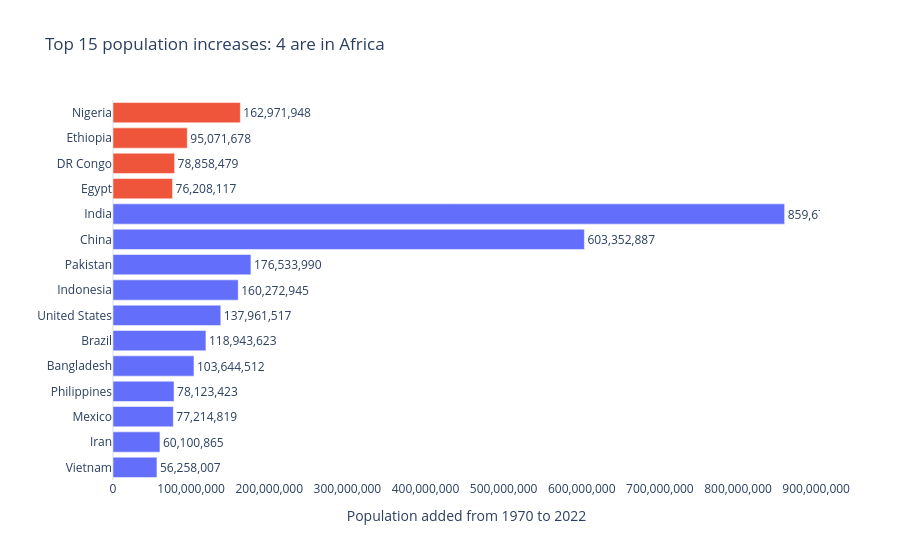

The code cell stored with this chart in its notebook:
### Markdown cell above
**Chart choice & justification:** *Which chart did you choose, and why? Justify design choices.


**I chose a horizontal bar chart because it makes it easy to compare the 15 countries with the largest population increases. Sorting the countries also makes the ranking clear. I used a different colour for African countries so their representation in the top 15 can be seen easily.**

### Code cell
# Q2
# YOUR CODE HERE

q2 = df.copy()

# Calculate population added between 1970 and 2022
q2["People added"] = (
    q2["2022 Population"] -
    q2["1970 Population"]
)

# Select the top 15 countries
q2 = q2.nlargest(15, "People added")

# Sort for the horizontal bar chart
q2 = q2.sort_values("People added")

# Highlight African countries
q2["Group"] = q2["Continent"].apply(
    lambda x: "Africa" if x == "Africa" else "Other continents"
)

africa_count = (q2["Continent"] == "Africa").sum()

fig = px.bar(
    q2,
    x="People added",
    y="Country",
    orientation="h",
    color="Group",
    text="People added",
    title=f"Top 15 population increases: {africa_count} are in Africa"
)

fig.update_traces(
    texttemplate="%{text:,.0f}",
    textposition="outside"
)

fig.update_layout(
    template="plotly_white",
    showlegend=False,
    xaxis_title="Population added from 1970 to 2022",
    yaxis_title=""
)

fig.update_xaxes(
    showgrid=False,
    tickformat=","
)

fig.update_yaxes(showgrid=False)

fig.show()

### Figure 1 — Plotly figure (JSON) as saved in the notebook; plotly's stock layout.template omitted (floating-point values rounded to 4 significant figures)
{"data": [{"hovertemplate": "Group=Other continents<br>People added=%{text}<br>Country=%{y}<extra></extra>", "legendgroup": "Other continents", "marker": {"color": "#636efa", "pattern": {"shape": ""}}, "name": "Other continents", "orientation": "h", "showlegend": true, "text": [56260000.0, 60100000.0, 77210000.0, 78120000.0, 103600000.0, 118900000.0, 138000000.0, 160300000.0, 176500000.0, 603400000.0, 859700000.0], "textposition": "outside", "texttemplate": "%{text:,.0f}", "type": "bar", "x": [56258007, 60100865, 77214819, 78123423, 103644512, 118943623, 137961517, 160272945, 176533990, 603352887, 859671872], "xaxis": "x", "y": ["Vietnam", "Iran", "Mexico", "Philippines", "Bangladesh", "Brazil", "United States", "Indonesia", "Pakistan", "China", "India"], "yaxis": "y"}, {"hovertemplate": "Group=Africa<br>People added=%{text}<br>Country=%{y}<extra></extra>", "legendgroup": "Africa", "marker": {"color": "#EF553B", "pattern": {"shape": ""}}, "name": "Africa", "orientation": "h", "showlegend": true, "text": [76210000.0, 78860000.0, 95070000.0, 163000000.0], "textposition": "outside", "texttemplate": "%{text:,.0f}", "type": "bar", "x": [76208117, 78858479, 95071678, 162971948], "xaxis": "x", "y": ["Egypt", "DR Congo", "Ethiopia", "Nigeria"], "yaxis": "y"}], "layout": {"barmode": "relative", "legend": {"title": {"text": "Group"}, "tracegroupgap": 0}, "showlegend": false, "title": {"text": "Top 15 population increases: 4 are in Africa"}, "xaxis": {"anchor": "y", "domain": [0, 1], "showgrid": false, "tickformat": ",", "title": {"text": "Population added from 1970 to 2022"}}, "yaxis": {"anchor": "x", "domain": [0, 1], "showgrid": false, "title": {"text": ""}}}}
